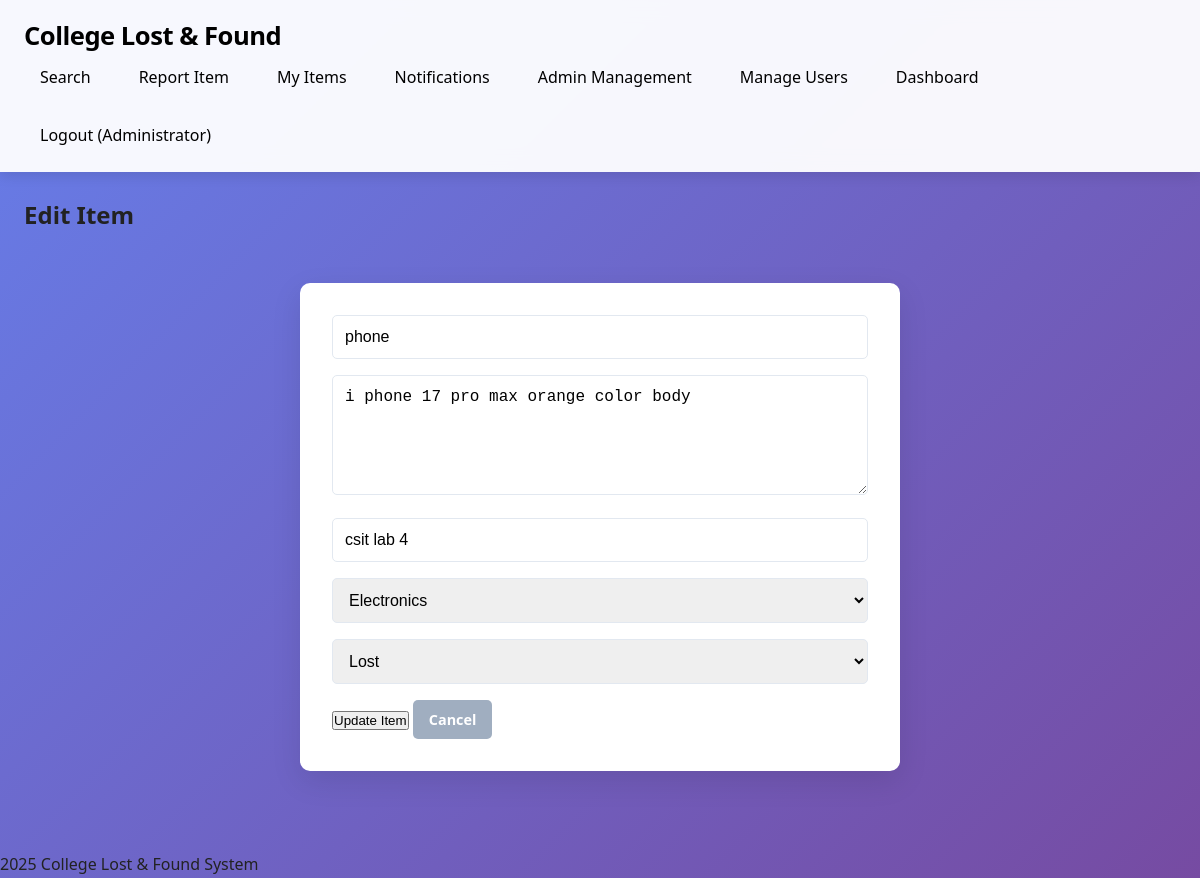
Screenshot of /edit_item.php?id=5 (signed in) with the database file from the repository.
### tables this page shows
CREATE TABLE items (
  id INT AUTO_INCREMENT PRIMARY KEY,
  user_id INT NULL,
  user_name VARCHAR(100),
  user_email VARCHAR(100),
  item_name VARCHAR(100) NOT NULL,
  item_desc TEXT,
  location VARCHAR(100),
  category VARCHAR(50) DEFAULT 'General',
  status ENUM('Lost','Found') DEFAULT 'Lost',
  image_path VARCHAR(255) DEFAULT NULL,
  created_at TIMESTAMP DEFAULT CURRENT_TIMESTAMP,
  FOREIGN KEY (user_id) REFERENCES users(id) ON DELETE SET NULL
);

### db_connect.php (called while the page is built, shortened)
<?php
function fetchOne($conn, $sql, $params = []) {
    $stmt = $conn->prepare($sql);
    if ($params) {
        $types = '';
        foreach ($params as $param) {
            if (is_int($param)) {
                $types .= 'i';
            } elseif (is_double($param)) {
                $types .= 'd';
            } else {
                $types .= 's';
            }
        }
        $stmt->bind_param($types, ...$params);
    }
    if (!$stmt->execute()) {
        error_log("Execute failed: " . $stmt->error);
        return false;
    }
    $result = $stmt->get_result();
    return $result->fetch_assoc();
}
?>

### edit_item.php (the view, shortened to what this page needs)
<?php
require_once 'db_connect.php';
$item_id = intval($_GET['id'] ?? 0);
$item = fetchOne($conn, "SELECT * FROM items WHERE id = ?", [$item_id]);
?>
<!DOCTYPE html>
<html lang="en">
<head>
    <link rel="stylesheet" href="style.css">
</head>
<body>
    <nav class="navbar">
        <div class="nav-container">
            <h1>College Lost & Found</h1>
            <div class="nav-links">
                <a href="index.php">Search</a>
                <a href="report_item.php">Report Item</a>
                <a href="manage_items.php">My Items</a>
                <a href="notification_center.php">Notifications</a>
                <?php if ($_SESSION['user_role'] === 'admin'): ?>
                    <a href="admin_management.php">Admin Management</a>
                    <a href="manage_users.php">Manage Users</a>
                    <a href="admin.php">Dashboard</a>
                <?php endif; ?>
                <a href="logout.php">Logout (<?php echo htmlspecialchars($_SESSION['user_name']); ?>)</a>
            </div>
        </div>
    </nav>
    <div class="container">
        <h2>Edit Item</h2>
        <form method="POST" class="item-form">
            <input type="text" name="item_name" placeholder="Item Name" required value="<?php echo htmlspecialchars($item['item_name']); ?>">
            <textarea name="item_desc" placeholder="Detailed Description" required rows="4"><?php echo htmlspecialchars($item['item_desc']); ?></textarea>
            <input type="text" name="location" placeholder="Location where lost/found" required value="<?php echo htmlspecialchars($item['location']); ?>">
            <select name="category" required>
                <option value="Electronics" <?php echo $item['category'] === 'Electronics' ? 'selected' : ''; ?>>Electronics</option>
            </select>
            <select name="status" required>
                <option value="Lost" <?php echo $item['status'] === 'Lost' ? 'selected' : ''; ?>>Lost</option>
            </select>
            <button type="submit">Update Item</button>
            <a href="manage_items.php" class="btn cancel">Cancel</a>
        </form>
    </div>
    <footer>
        <p>2025 College Lost & Found System</p>
    </footer>
</body>
</html>

### style.css (style rules this page uses)
* { margin: 0; padding: 0; box-sizing: border-box; }
:root { --primary-color: #667eea; --primary-hover: #5a6fd8; --secondary-color: #764ba2; --text-dark: #000000; --text-medium: #222222; --bg-light: #f7fafc; --white: #ffffff; --shadow-light: rgba(0, 0, 0, 0.05); --shadow-medium: rgba(0, 0, 0, 0.1); --padding-sm: 0.5rem; --padding-md: 1rem; --padding-lg: 1.5rem; --gap-md: 1rem; --gap-lg: 1.5rem; --radius-sm: 5px; --radius-md: 10px; --radius-lg: 15px; }
body { font-family: 'Segoe UI', Tahoma, Geneva, Verdana, sans-serif; line-height: 1.6; color: var(--text-medium); background: linear-gradient(135deg, var(--primary-color) 0%, var(--secondary-color) 100%); min-height: 100vh; scroll-behavior: smooth; }
.container { max-width: 1200px; margin: 0 auto; padding: var(--padding-lg); min-height: calc(100vh - 120px); }
.navbar { position: sticky; top: 0; z-index: 1000; background: rgba(255, 255, 255, 0.95); backdrop-filter: blur(10px); padding: var(--padding-md) 0; box-shadow: 0 4px 12px var(--shadow-medium); }
.nav-container { max-width: 1200px; margin: 0 auto; padding: 0 var(--padding-lg); display: flex; justify-content: space-between; align-items: center; flex-wrap: wrap; }
.navbar h1 { color: var(--text-dark); font-size: 1.6rem; font-weight: 700; letter-spacing: -0.5px; }
.nav-links { display: flex; gap: var(--gap-md); flex-wrap: wrap; }
.nav-links a { text-decoration: none; color: var(--text-dark); padding: var(--padding-sm) var(--padding-md); border-radius: var(--radius-sm); transition: background-color 0.3s ease, color 0.3s ease; font-weight: 500; }
.login-form, .item-form, .user-form, .claim-form { background: var(--white); padding: 2rem; border-radius: var(--radius-md); box-shadow: 0 10px 30px var(--shadow-medium); max-width: 600px; margin: 3rem auto 2rem auto; }
.login-form input, .login-form select, .item-form input, .item-form textarea, .item-form select, .user-form input, .user-form select, .claim-form input { width: 100%; padding: 0.75rem; margin-bottom: var(--gap-md); border: 1px solid #e2e8f0; border-radius: var(--radius-sm); font-size: 1rem; transition: border-color 0.2s; }
.item-form textarea { resize: vertical; min-height: 120px; }
.btn { display: inline-block; padding: 0.5rem 1rem; background: var(--primary-color); color: var(--white); text-decoration: none; border-radius: var(--radius-sm); border: none; cursor: pointer; font-size: 0.9rem; transition: 0.3s ease, transform 0.1s; font-weight: 600; }
.btn.cancel { background: #a0aec0; }

### rows the page displays
items: item_name "phone", item_desc "i phone 17 pro max orange color body", location "csit lab 4", category "Electronics", status "Lost"

### other values shown
$_SESSION['user_name'] "Administrator"
